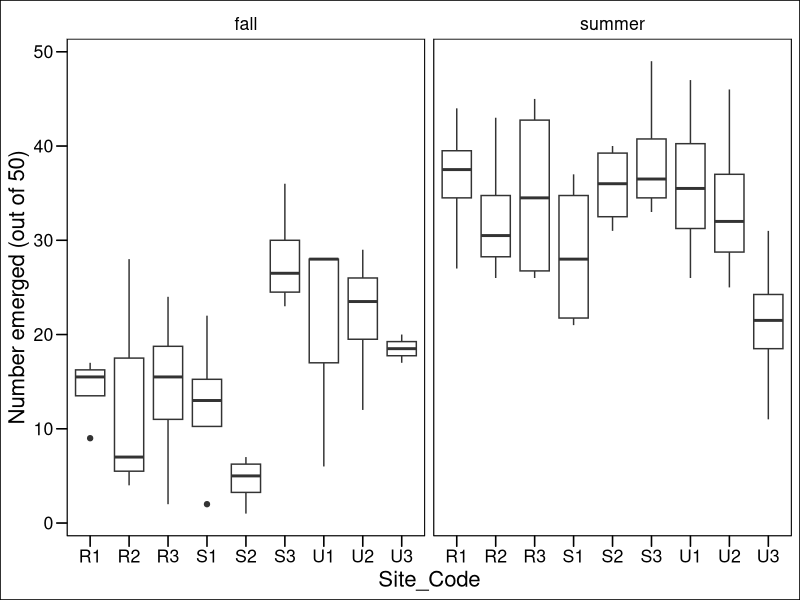
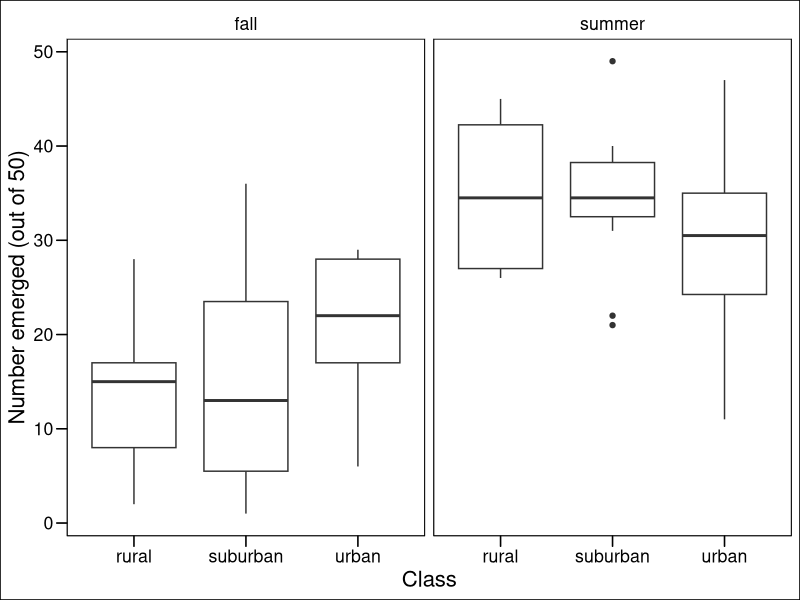
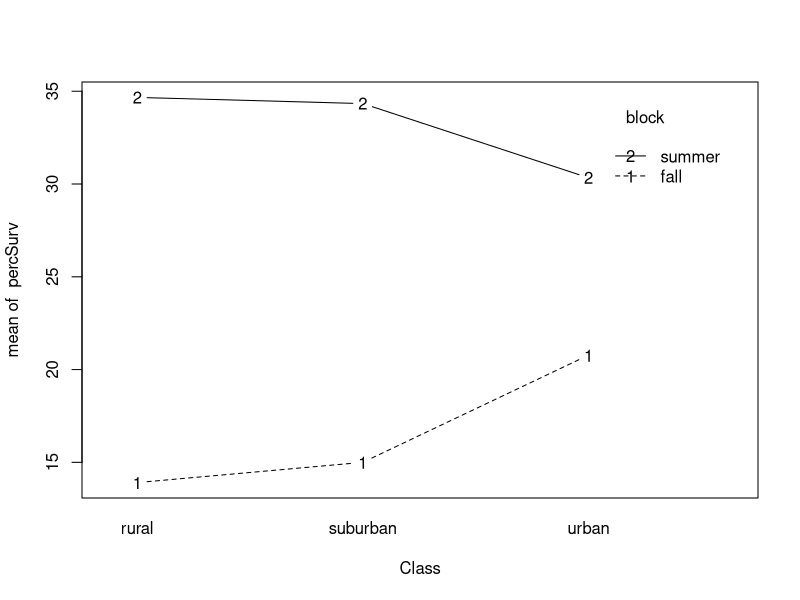
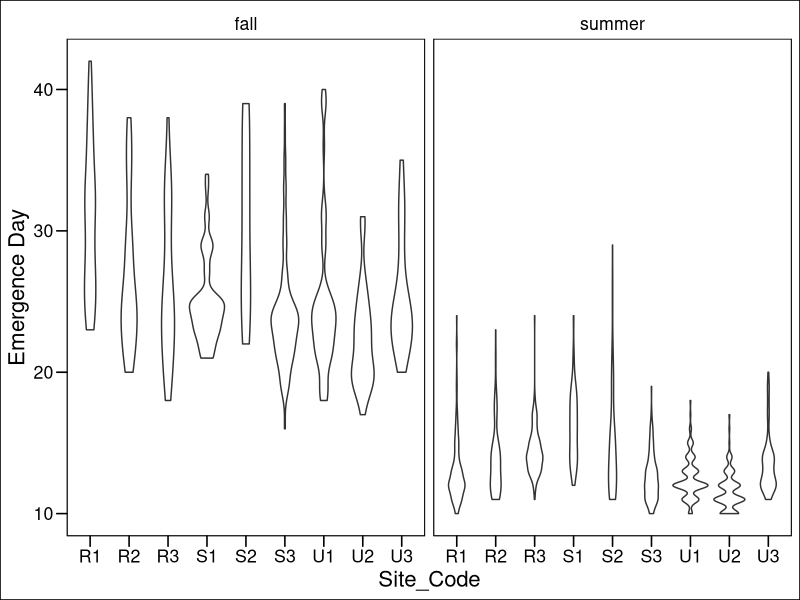
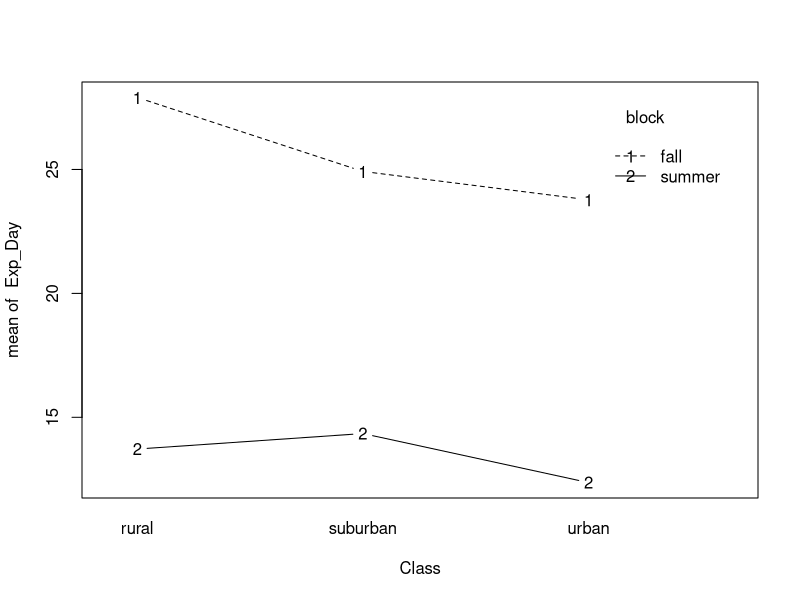
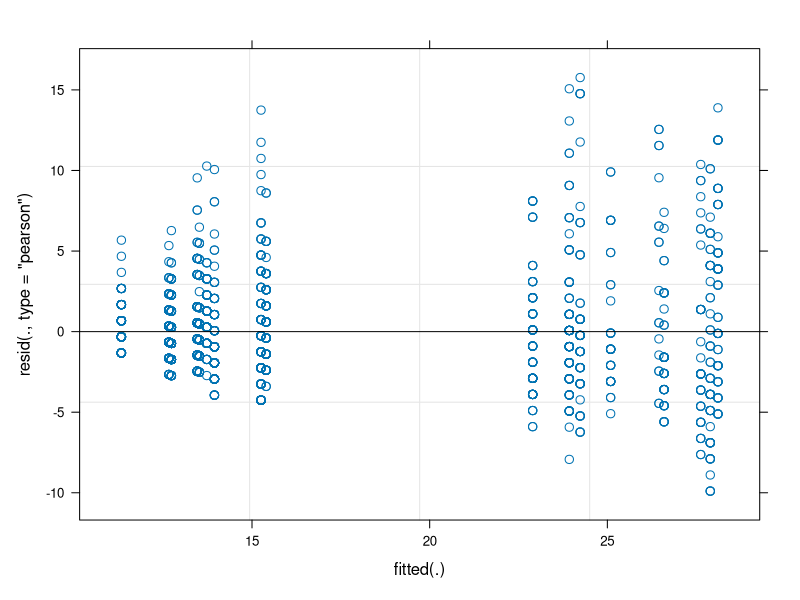
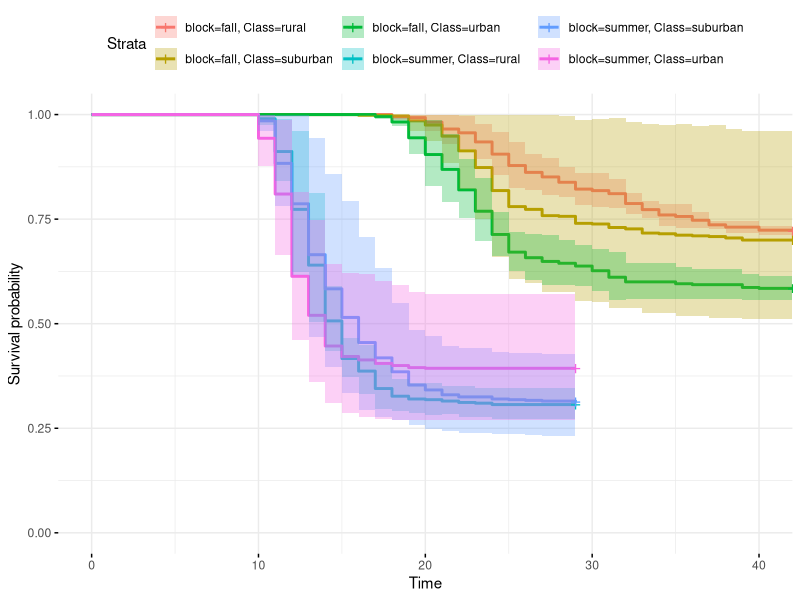
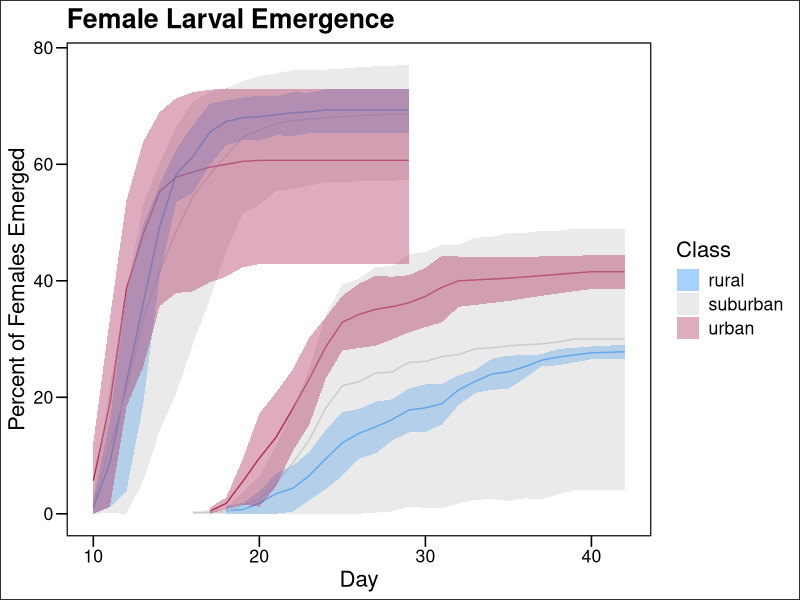

R code for these plots, in order:
## ---- chunk 1
knitr::opts_chunk$set(cache=TRUE)
knitr::opts_chunk$set(message=FALSE)
knitr::opts_chunk$set(warning=FALSE)
knitr::opts_chunk$set(echo=FALSE)
## ---- chunk 2
library(xtable)
library(dplyr)
library(ggplot2)
library(lme4)
library(MASS)
library(car)
library(survival)
library(survminer)
library(ggthemes)
## ---- chunk 3
emergAug <- read.csv("../../data/emergence/raw/AugustEmergence.csv")
emergAug$block <- "summer"

emergOct <- read.csv("../../data/emergence/raw/OctoberEmergence.csv")
emergOct$block <- "fall"
#drop U3T1 in fall because it was eaten by ants
emergOct <- filter(emergOct, Tray_Code!="U3T1")

emergAll <- rbind(emergOct, emergAug)
#expand so each mosquito gets one row
emergExp <- emergAll[rep(seq.int(1,nrow(emergAll)), emergAll$Num_Emerge),
                      c(11, 2,4,5,6:9)]
sum(emergAll$Num_Emerge)==nrow(emergExp) #quick check this worked
## ---- chunk 4
#get survival per tray
survSumm <- emergExp %>%
  filter(Sex=="F") %>%
  group_by(block, Tray_Code) %>%
  mutate(percSurv=n()) %>%
  ungroup() %>%
  dplyr::select(block, Class, Site_Code, Tray_Code, percSurv)
survSumm <- unique(survSumm)

#box plot by site
ggplot(data=survSumm, aes(x=Site_Code, y=percSurv)) +
  geom_boxplot() +
  facet_wrap(~block) +
  theme_base() +
  ylab("Number emerged (out of 50)")
## ---- chunk 5
ggplot(data=survSumm, aes(x=Class, y=percSurv)) +
  geom_boxplot() +
  facet_wrap(~block) +
  theme_base() +
  ylab("Number emerged (out of 50)")
## ---- chunk 6
with(survSumm, interaction.plot(x.factor=Class, trace.factor=block, response=percSurv, fun=mean, type="b", legend=T))
## ---- chunk 7
mixMortality <- lmer(percSurv ~  Class*block + (1|Site_Code), data=survSumm)
summary(mixMortality)
#anova(mixMortality)
emergAnova <- Anova(mixMortality, test.statistic = "F") #with car loaded
#plot(mixMortality)
#qqnorm(resid(mixMortality))
knitr::kable(emergAnova, caption="LMEM of class * block on tray level emergence with site as a random effect")
## ---- chunk 8
siteSumm <- emergExp %>%
  filter(Sex=="F") %>%
  group_by(block, Site_Code) %>%
  mutate(numSurv=n()) %>%
  ungroup() %>%
  dplyr::select(block, Class, Site_Code, numSurv)
siteSumm <- unique(siteSumm)

siteEmerg <- aov(numSurv ~  Class*block, data=siteSumm)
summary(siteEmerg)
#plot(siteEmerg)
TukeyHSD(siteEmerg)
## ---- chunk 9
emergExpF <- filter(emergExp, Sex=="F")
ggplot(data=emergExpF, aes(x=Site_Code, y=Exp_Day)) +
  geom_violin() +
  facet_wrap(~block) +  
  theme_base() +
  ylab("Emergence Day")
## ---- chunk 10
with(emergExpF, interaction.plot(x.factor=Class, trace.factor=block, response=Exp_Day, fun=mean, type="b", legend=T))
## ---- chunk 11
mixEmerge <- lmer(Exp_Day ~  Class*block + (1|Site_Code), data=emergExpF)
plot(mixEmerge)
summary(mixEmerge)
knitr::kable(Anova(mixEmerge))
## ---- chunk 12
fillIn <- function(df, endDay, totalMosq=50){
  #' Fill In Emergence Dates
  #' this function fills in for those mosquitoes that did not emerge so we do not have data for, it gives them an observation/event of 0 on the last day we found a mosquito emerged
  #' @param df the data frame you wish to fill in, in our case by pot
  #' @param endDay the last day of emergence
  #' @param totalMosq estimated starting number of mosquitoes per pot
  #' @returns dataframe with census data filled in for mosquitoes that did not emerge
  toRep <- df[1,]
  toRep$Exp_Day <- endDay
  toRep$event <- 0
  if(nrow(df)<totalMosq){
    toAdd <- toRep[rep(1, (totalMosq-nrow(df))),]
    allTest <- rbind(df, toAdd)
  } else {
    toAdd <- NA
    allTest <- NA
  }
  return(allTest)
}
## ---- chunk 13
applyFill <- function(season, allData=emergExp){
  #' Apply FillIn function
  #' @param season "fall" or "summer"
  #' @param allData full dataframe with row for each mosquito that emerged
  #' @returns censused data for the full season
  tempList <- list()
  tempDF <- allData
  tempDF <- tempDF[tempDF$Sex=="F",]
  tempDF <- tempDF[tempDF$block==season,]
  tempDF$event <- 1 #add emergence event
  for (i in 1:length(unique(tempDF$Tray_Code))){ 
    df <- tempDF[tempDF$Tray_Code==unique(tempDF$Tray_Code)[i],]
    endDay <- max(tempDF$Exp_Day)
    tempList[[i]] <- fillIn(df=df, endDay=endDay)
  }
  allSurv <- do.call(rbind.data.frame, tempList)
  return(allSurv)
}
## ---- chunk 14
summerSurv <- applyFill(season="summer")
fallSurv <- applyFill(season="fall")
allSurv <- rbind(summerSurv, fallSurv)
## ---- chunk 15

with (allSurv, table(event, block, Class))

km.fit <- survfit(Surv(Exp_Day, event) ~ block + Class + cluster(Site_Code), data=allSurv, type="kaplan-meier", se.fit=T, conf.int=0.95)
summary(km.fit)

ggsurvplot(km.fit, 
           data=allSurv, 
           risk.table=F, 
           pval=F, 
           conf.int=T, 
           ggtheme=theme_minimal()
           #palette=rep(c(colRural,colSuburban, colUrban), 2),
           #legend.labs=rep(c("Rural", "Suburban", "urban"), 2)
          )


  data <- eval(km.fit$call$data)
  d <- surv_summary(km.fit, data=data)
  d$emerge <- (1 - d$surv)*100
  ggplot(data=d, aes(x=time, y=emerge, group=factor(strata)))+
    geom_line(aes(color=Class))+
    geom_ribbon(aes(ymin=(1-upper)*100, ymax=(1-lower)*100, fill=Class), alpha=0.4)+
    scale_color_manual(values=c("dodgerblue", "gray80", "maroon"), labels=c("Rural", "Suburban", "Urban"))+
    scale_fill_manual(values=c("dodgerblue", "gray80", "maroon"))+
    theme_base()+
    ylab("Percent of Females Emerged") +
    xlab("Day")+
    guides(color=F)+
    ggtitle("Female Larval Emergence")
